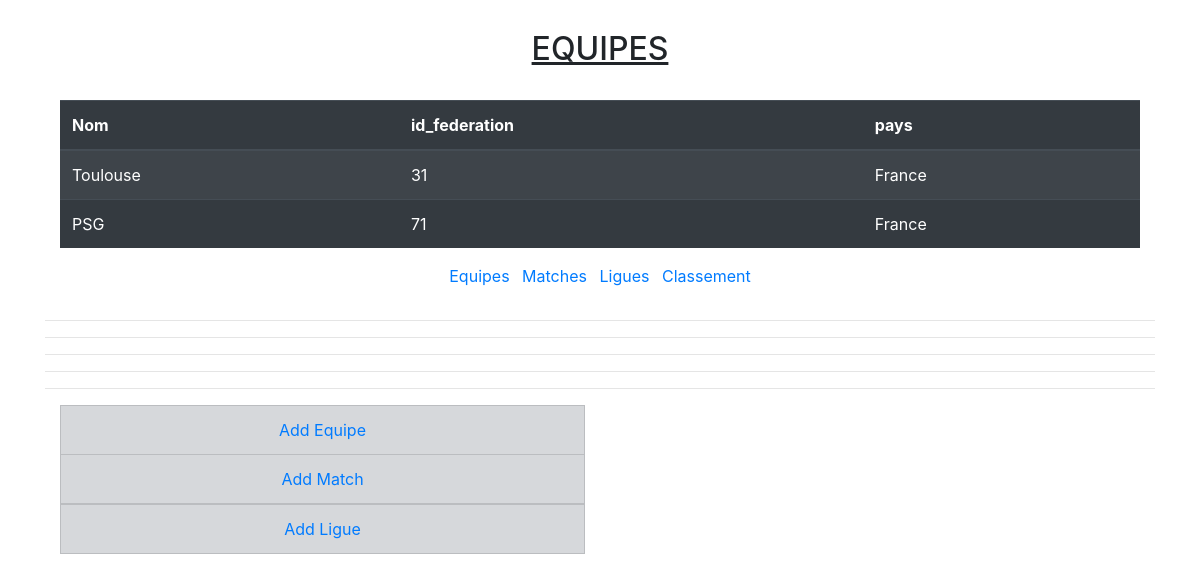
/competition/tequipe/, run on the app's committed database.
### competition/models.py (models this page shows, shortened)
class Equipe(models.Model):
    nom = models.CharField(max_length=50)
    id_federation = models.BigIntegerField(unique=True)
    pays = models.CharField(max_length=50)
    ligues = models.ManyToManyField(Ligue)  # , through='EquipeLigue')

### competition/views.py (the view)
# urls.py: path('tequipe/', views.table_equipe, name='table_equipe'),
def table_equipe(request):
    equipes = Equipe.objects.all()
    context = {'d': list(equipes)}
    return render(request, 'competition/tequipes.html', context)

### competition/templates/competition/tequipes.html
{% extends "competition/base.html" %}
{% block content %}
<div class="container">
    <h2 class="text-center"><u>EQUIPES</u></h2><br>
    <table class="table table-dark table-striped">
        <thead>
            <tr>
                <th>Nom</th>
                <th>id_federation</th>
                <th>pays</th>
            </tr>
        </thead>
        <tbody>
            {% if d %}
            {% for i in d %}
            <tr>
                <td>{{ i.nom }}</td>
                <td>{{ i.id_federation }}</td>
                <td>{{ i.pays }}</td>
            </tr>
            {% endfor %}
            {% endif %}
        </tbody>
    </table>
</div>
{% endblock %}

### data on the page
Equipe: nom "Toulouse", id_federation "31", pays "France"
Equipe: nom "PSG", id_federation "71", pays "France"
